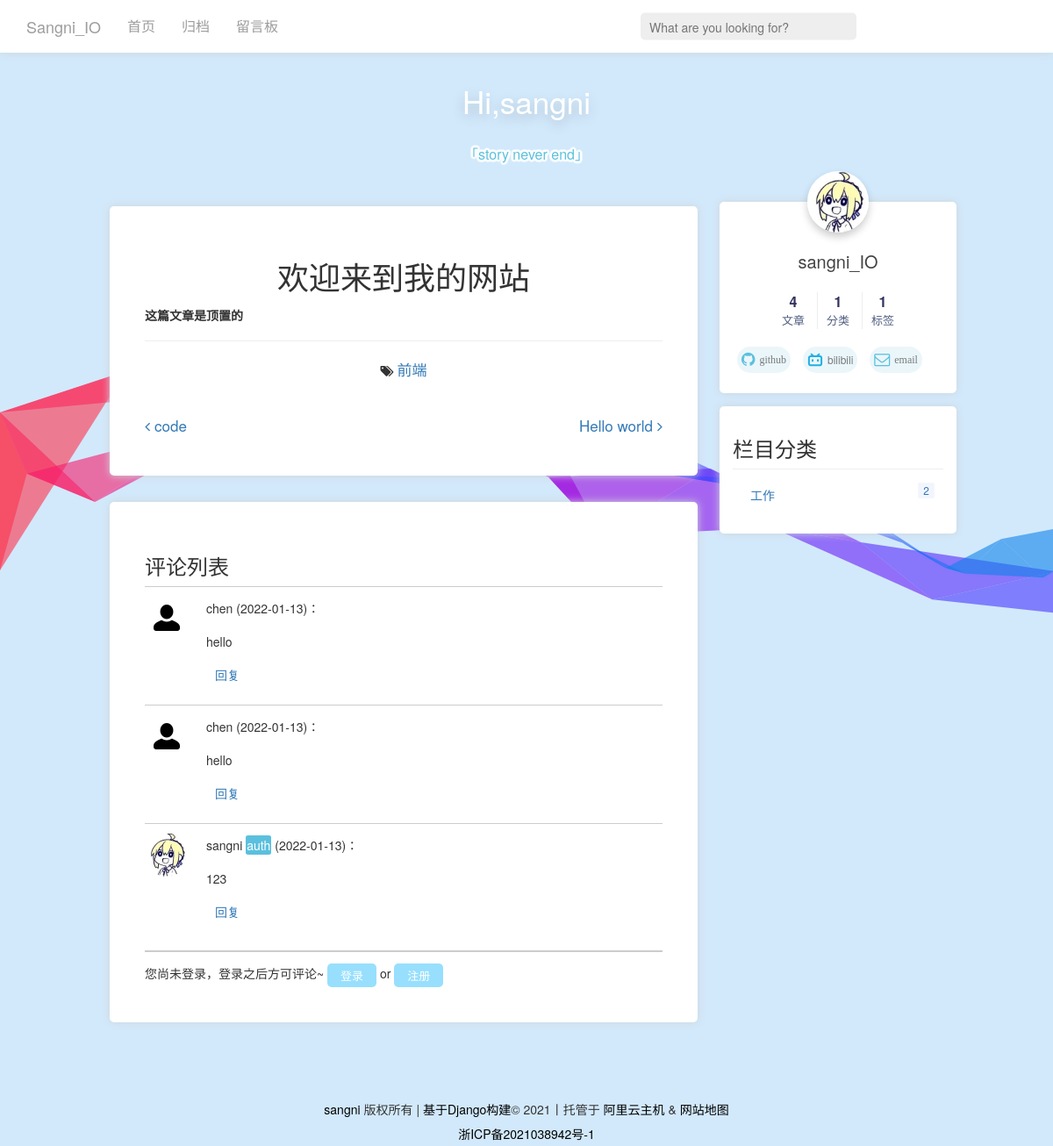
The app's page /article/2 with its own data.
### web/models.py (models this page shows, shortened)
class Article(models.Model):
    STATUS_CHOICES = (
        ('d', '草稿'),
        ('p', '发表'),
    )
    TOP_CHOICES = (
        ('0', '普通'),
        ('1', '置顶'),
    )
    title = models.CharField(verbose_name='标题', max_length=100)
    body = RichTextUploadingField(verbose_name='正文', blank=True, null=True)
    status = models.CharField(verbose_name='状态', max_length=1, choices=STATUS_CHOICES, default='p')
    top = models.CharField(verbose_name='置顶', max_length=1, choices=TOP_CHOICES, default='0')
    views = models.PositiveIntegerField(verbose_name='浏览量', default=0)
    created_time = models.DateTimeField(verbose_name='创建时间', default=now)
    category = models.ForeignKey(Category, verbose_name='分类', on_delete=models.CASCADE, blank=True,
                                 null=True)
    tags = models.ManyToManyField(Tag, verbose_name='标签集合', blank=True)
    def viewed(self):
        self.views += 1
        self.save(update_fields=['views'])
    class Meta:
        ordering = ['-created_time']  # 按文章创建日期降序
        verbose_name = '文章'  # 指定后台显示模型名称
        verbose_name_plural = '文章列表'  # 指定后台显示模型复数名称
        db_table = 'article'  # 数据库表名
        get_latest_by = 'created_time'

class Tag(models.Model):
    name = models.CharField(verbose_name='标签名', max_length=64)
    number = models.IntegerField(verbose_name='标签数目', default=0)
    def __str__(self):
        return self.name
    class Meta:
        ordering = ['name']
        verbose_name = '标签名称'  # 指定后台显示模型名称
        verbose_name_plural = '标签列表'  # 指定后台显示模型复数名称
        db_table = "tag"  # 数据库表名

class ArticleComment(models.Model):
    user = models.ForeignKey(User, related_name='comment', on_delete=models.DO_NOTHING)
    content = models.CharField(verbose_name='内容', max_length=300)
    blog = models.ForeignKey(Article, verbose_name='博客', on_delete=models.DO_NOTHING)
    root = models.ForeignKey('self', related_name='root_comment', null=True, blank=True,on_delete=models.DO_NOTHING)
    parent = models.ForeignKey('self', related_name='parent_comment', null=True, blank=True,on_delete=models.DO_NOTHING)
    reply_to = models.ForeignKey(User, related_name='replies', null=True,blank=True, on_delete=models.DO_NOTHING)
    create_time = models.DateTimeField(verbose_name='创建时间', default=now)
    class Meta:
        ordering = ['-create_time']
        verbose_name = '评论'  # 指定后台显示模型名称
        verbose_name_plural = '评论列表'  # 指定后台显示模型复数名称
        db_table = "comment"  # 数据库表名
        get_latest_by = 'create_time'

class User(AbstractUser):
    tag = models.CharField(max_length=50)
    email = models.EmailField()
    created_time = models.CharField(max_length=50, default=now)
    comment_num = models.PositiveIntegerField(verbose_name='评论数', default=0)  # 评论数
    avatar = models.ImageField(upload_to='media', default="media/default.png")  # 用户头像

class Category(models.Model):
    name = models.CharField(verbose_name='博客类别', max_length=20)
    number = models.IntegerField(verbose_name='分类数目', default=0)
    class Meta:
        ordering = ['name']
        verbose_name = "类别名称"
        verbose_name_plural = '分类列表'
        db_table = "category"  # 数据库表名

### web/views.py (the view)
# urls.py: path( 'article/<article_id>', views.article,name='article' ),
def article(request, article_id):
    contents1 = models.Article.objects.get(pk=article_id)
    all_category = models.Category.objects.all().order_by( 'id' )
    user=models.User.objects.first()
    count_nums = models.Counts.objects.first()
    models.Article.viewed(contents1)
    blog_nums = count_nums.blog_nums
    cate_nums = count_nums.category_nums
    tag_nums = count_nums.tag_nums
    comments = ArticleComment.objects.filter(blog=contents1,parent=None)
    has_prev = False
    has_next = False
    id_prev = id_next = int(article_id)
    blog_id_max = models.Article.objects.all().order_by('-id').first()
    id_max = blog_id_max.id
    while not has_prev and id_prev >= 1:
        blog_prev = models.Article.objects.filter(id=id_prev - 1).first()
        if not blog_prev:
            id_prev -= 1
        else:
            has_prev = True
    while not has_next and id_next <= id_max:
        blog_next = models.Article.objects.filter(id=id_next + 1).first()
        if not blog_next:
            id_next += 1
        else:
            has_next = True
    return render(request, 'article_page.html', {
        'all_category': all_category,
        'article': contents1,
        'avatar': user.avatar,
        'comments':comments.order_by('-create_time'),
        'comment_form':CommentForm(initial={'blog_id':article_id,'reply_comment_id': 0}),
        'blog_prev': blog_prev,
        'blog_next': blog_next,
        'has_prev': has_prev,
        'has_next': has_next,
        'blog_nums': blog_nums,
        'cate_nums': cate_nums,
        'tag_nums': tag_nums
    })

### web/templates/article_page.html (shortened to what this page needs)
{% extends 'base.html' %}
{% block script %}
<link rel="stylesheet" href="../static/article_page.css">
    {% load static %}
{% endblock %}
{% block content %}
    <div class="container col-md-7" id="prime">
            <div class="article">
                <div style="text-align: center;">
                    <h1>{{article.title}}</h1></div>
                <div class="article_body" id="yzq-blog-content">{{article.body|safe}}</div>
                <div class="post-nav">
                    <div class="post-nav-center post-nav-item" style="width: auto">
                        <span><i class="fa fa-tags"></i></span>
                        {% for tag in article.tags.all %}
                        <a>{{tag}}</a>
                        {% endfor %}
                    </div>
                </div>
                <div class="post-nav-item nav-page">
                    <div class="post-nav-next post-nav-item">
                    {% if has_next %}
                        <a href="/article/{{ blog_next.id }}" rel="next" title="{{ blog_next.title }}">
                        <i class="fa fas fa-angle-left"></i>{{ blog_next.title }}
                        </a>
                    {% endif %}
                    </div>
                    <div class="post-nav-prev post-nav-item">
                        {% if has_prev %}
                        <a href="/article/{{blog_prev.id}}" rel="prev" title="{{ blog_prev.title }}">
                            {{ blog_prev.title }}<i class="fa fas fa-angle-right"></i>
                        </a>
                        {% endif %}
                    </div>
                </div>
            </div>
            <div class="article">
                <div class="">
                    <div class="comment-area ">
                    <h3 class="comment-area-title">评论列表</h3>
                    <div id="comment_list">
                        {% for comment in comments %}
                        <div id="root_{{ comment.pk }}" class="comment">
                            <div id="comm-avatar">
                                <img  class='comm-img' src="/media/{{comment.user.avatar}}" alt=""></div>
                            <div class="comment-ct">
                                <span>{{ comment.user.username }}</span>
                                {% if comment.user.tag %}
                                <span class="tag">{{ comment.user.tag }}</span>
                                {% endif %}
                                <span>({{ comment.create_time|date:"Y-m-d" }})：</span>
                                <div id="comment_{{ comment.pk }}">
                                    {{ comment.content|safe }}
                                </div>
                            </div>
                            <a style="margin-left: 80px" href="javascript:reply({{ comment.pk }});">回复</a>
                        </div>
                        {% empty %}
                        <span id="no_comment">暂无评论</span>
                        {% endfor %}
                    </div>
                </div>
                    <div class="comment-area2 ">
                        {% if user.is_authenticated %}
                        <form id="comment_form" action="{% url 'update_comment' %}" method="POST" style="overflow:hidden">
                            <label>{{ user.username }}，欢迎评论~</label>
                            <div id="reply_content_container" style="display:none;">
                                <p>回复：</p>
                                <div id="reply_content"></div>
                            </div>
                            {% csrf_token %}
                            {% for field in comment_form %}
                            {{ field }}
                            {% endfor %}
                            <span id="comment_error" class="text-danger pull-left"></span>
                            <input type="submit" value="评论" class="btn btn-primary pull-right">
                        </form>
                        {% else %}
                        您尚未登录，登录之后方可评论~
                        <a class="btn btn-primary" href="{% url 'login' %}?from={{ request.get_full_path }}">登录</a>
                        <span> or </span>
                        <a class="btn btn-danger" href="{% url 'register' %}?from={{ request.get_full_path }}">注册</a>
                        {% endif %}
                    </div>
                </div>
            </div>
    </div>
{% endblock %}

### web/templates/base.html (shortened to what this page needs)
<!DOCTYPE html>
<html lang="en">
<head>
    <link rel="stylesheet" href="https://cdn.staticfile.org/font-awesome/4.7.0/css/font-awesome.css">
    <link rel="stylesheet" href="../static/bootstrap.min.css">
    <link rel="stylesheet" href="../static/main.css">
    {% block script %}
    {% endblock %}
</head>
<body>
<div>
    <nav class="navbar navbar-inverse" role="navigation">
        <div class="container">
            <div class="navbar-header">
                <a class="navbar-brand" href="/index/">Sangni_IO</a>
            </div>
            <div class="collapse navbar-collapse" id="example-navbar-collapse">
                <ul class="nav navbar-nav">
                    <li><a href="/index/">首页</a></li>
                    <li><a href="/archive/">归档</a></li>
                    <li><a href="/article/2">留言板</a></li>
                    <li class="item-search">
                        <form action="{% url 'search' %}" class="search-form" method="get">
                            <div class="fgroup">
                                <input class="search" type="search" placeholder="What are you looking for?" name="q">
                            </div>
                        </form>
                    </li>
                </ul>
            </div>
        </div>
    </nav>
</div>
<div class="banner_container">
    <span class="banner_title">Hi,sangni</span>
    <span class="banner_title1">「story never end」</span>
</div>
<div id="main">
    {% block content %}
    {% endblock %}
    <div id="rightbar" class="fixed-top">
        <div class="my-info">
        <div id="avatar"><img  class='img' src="/media/{{avatar}}" alt=""></div>
        <div class="name"><a>sangni_IO</a></div>
        <div>
            <nav class="site-state">
                <div class="site-state-item site-state-posts">
                    <a style="cursor: default;">
                        <span class="site-state-item-count">{{blog_nums}}</span>
                        <span class="site-state-item-name">文章</span>
                    </a>
                </div>
                <div class="site-state-item site-state-categories">
                    <a data-toggle="modal" data-target="#blog_categories">
                        <span class="site-state-item-count">{{cate_nums}}</span>
                        <span class="site-state-item-name">分类</span>
                    </a>
                </div>
                <div class="site-state-item site-state-tags">
                    <a data-toggle="modal" data-target="#blog_tags">
                        <span class="site-state-item-count">{{tag_nums}}</span>
                        <span class="site-state-item-name">标签</span>
                    </a>
                </div>
            </nav>
        </div>
        <div class="links-of-author motion-element">
                <span class="links-of-author-item scaleup">
                    <a href="https://github.com/sangni3" target="_blank" title="github">
                        <i class="fa fa-github">
                            <span>github</span>
                        </i>
                    </a>
                </span>
            <span class="links-of-author-item scaleup">
                    <a href="https://space.bilibili.com/7867047" target="_blank" title="bilibili">
                        <i style="fill:#20b0e3;">
                            <span>bilibili</span>
                        </i>
                    </a>
                </span>
            <span class="links-of-author-item scaleup">
                    <a href="mailto:dujuntaolove@outlook.com" target="_blank" title="email">
                        <i class="fa fa-envelope-o">
                            <span>email</span>
                        </i>
                    </a>
                </span>
        </div>
        </div>
        <div class="categorys">
            <h3>栏目分类</h3>
            <ul>
                {% for category in all_category %}
                <li >
                    <a href="/type/{{category.id}}">{{category.name}}
                        <span>{{category.number}}</span>
                    </a>
                </li>
                {% endfor %}
            </ul>
        </div>
    </div>
</div>
<footer class="footer">
    <div class="footer-inner">
        <div class="copyright pull-left">
            <a href="/" title="KenZhang">sangni</a> 版权所有 |
            <a href="https://www.djangoproject.com/" title="Django" target="_blank">基于Django构建</a>© 2021丨托管于
            <a rel="nofollow" target="_blank" href="https://www.aliyun.com/" title="阿里云主机">阿里云主机</a> &amp;
            <a href="/sitemap.xml" title="Sitemap" target="_blank">网站地图</a>
            <div style="text-align: center;">
                <a rel="nofollow" target="_blank" href="https://beian.miit.gov.cn/">浙ICP备2021038942号-1</a>
            </div>
        </div>
    </div>
    <link rel="stylesheet" href="https://cdn.jsdelivr.net/npm/aplayer@1.10.1/dist/APlayer.min.css">
</footer>
</body>
</html>

### records on screen
Article: title "欢迎来到我的网站", body "这篇文章是顶置的"
Tag: name "前端"
Article: title "code"
Article: title "Hello world"
ArticleComment: user.avatar (placeholder picture), user.username "chen", create_time "2022-01-13", content "hello"
ArticleComment: user.avatar (placeholder picture), user.username "chen", create_time "2022-01-13", content "hello"
ArticleComment: user.avatar (picture), user.username "sangni", user.tag "auth", create_time "2022-01-13", content "123"
User: avatar (picture)
Category: name "工作", number "2"

### other values on screen
{{ blog_nums }} "4"
{{ cate_nums }} "1"
{{ tag_nums }} "1"
